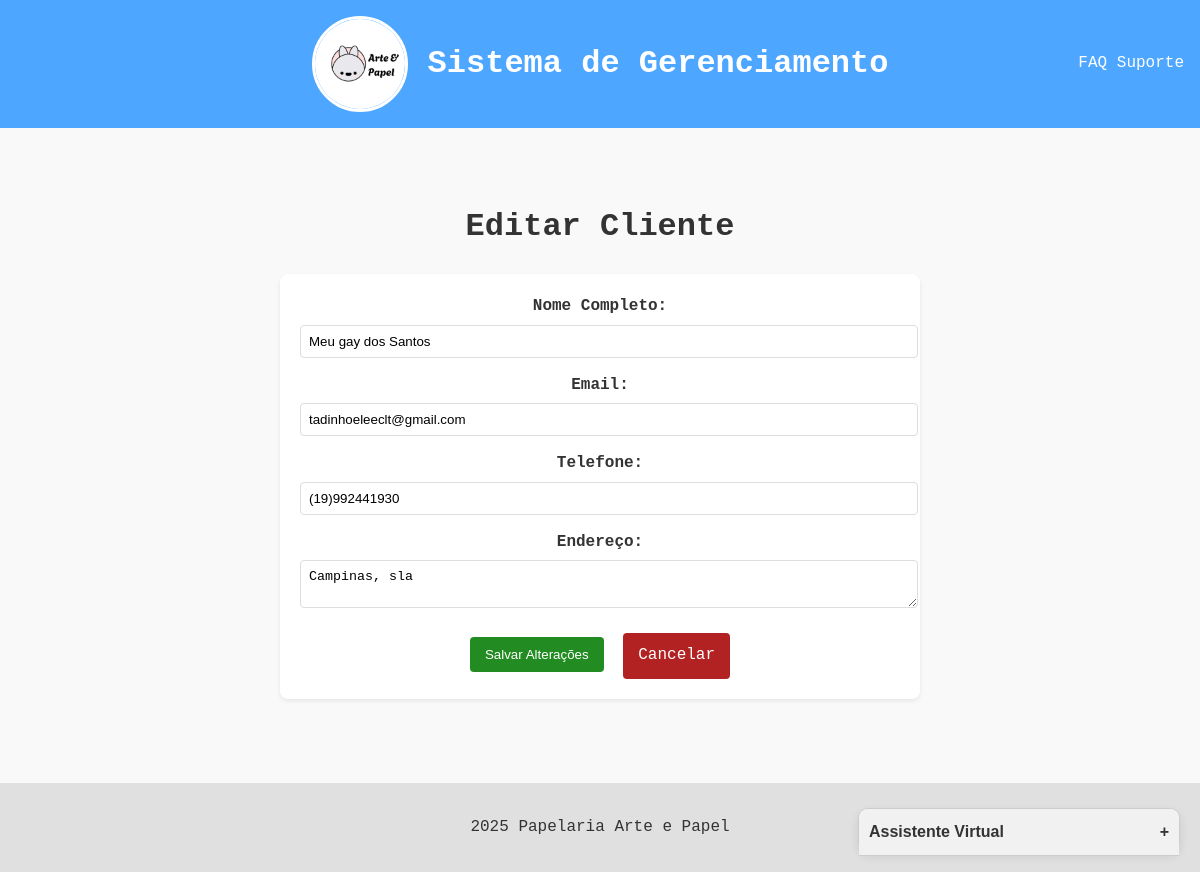
Page /clientes/editar/11 on the committed database.
### app.py (models this page shows)
class Cliente(db.Model):
    id = db.Column(db.Integer, primary_key=True)
    nome = db.Column(db.String(100), nullable=False)
    email = db.Column(db.String(100), unique=True)
    telefone = db.Column(db.String(20))
    endereco = db.Column(db.String(200))
    data_cadastro = db.Column(db.DateTime, default=datetime.utcnow)

### app.py (the view, shortened to what this page needs)
@app.route('/clientes/editar/<int:id>', methods=['GET', 'POST'])
def editar_cliente(id):
    cliente = Cliente.query.get_or_404(id)
    return render_template('clientes/editar.html', cliente=cliente)

### templates/clientes/editar.html
{% extends "base.html" %}
{% block content %}
<div class="container">
    <h1>Editar Cliente</h1>
    <form method="POST" class="form-cliente">
        <div class="form-group">
            <label for="nome">Nome Completo:</label>
            <input type="text" id="nome" name="nome" value="{{ cliente.nome }}" required>
        </div>
        <div class="form-group">
            <label for="email">Email:</label>
            <input type="email" id="email" name="email" value="{{ cliente.email }}" required>
        </div>
        <div class="form-group">
            <label for="telefone">Telefone:</label>
            <input type="tel" id="telefone" name="telefone" value="{{ cliente.telefone }}">
        </div>
        <div class="form-group">
            <label for="endereco">Endereço:</label>
            <textarea id="endereco" name="endereco">{{ cliente.endereco }}</textarea>
        </div>
        <button type="submit" class="btn-salvar">Salvar Alterações</button>
        <a href="{{ url_for('listar_clientes') }}" class="btn-cancelar">Cancelar</a>
    </form>
</div>
{% endblock %}

### static/css/style.css (style rules this page uses)
body { font-family: Andale Mono, monospace; line-height: 1.6; margin: 0; padding: 0; display: flex; flex-direction: column; min-height: 100vh; background-color: #f9f9f9; color: #333; }
.form-group { margin-bottom: 15px; }
.form-group label { display: block; margin-bottom: 5px; font-weight: bold; }
.form-group input, .form-group textarea, .form-group select { width: 100%; padding: 8px; border: 1px solid #ddd; border-radius: 4px; }
.btn-salvar { background-color: #228b22; color: white; padding: 10px 15px; border: none; border-radius: 4px; cursor: pointer; }
.btn-cancelar { background-color: #b22222; color: white; padding: 10px 15px; border-radius: 4px; text-decoration: none; margin-left: 10px; }
.btn-salvar, .btn-cancelar { display: inline-flex; align-items: center; gap: 5px; padding: 10px 15px; }
.form-cliente { max-width: 600px; margin: 0 auto; background: #fff; padding: 20px; border-radius: 8px; box-shadow: 0 2px 4px rgba(0, 0, 0, 0.08); }
.container { max-width: 800px; margin: 0 auto; text-align: center; padding: 20px; }

### rows in the picture
Cliente: nome "Meu gay dos Santos", email "tadinhoeleeclt@gmail.com", telefone "(19)992441930", endereco "Campinas, sla"
